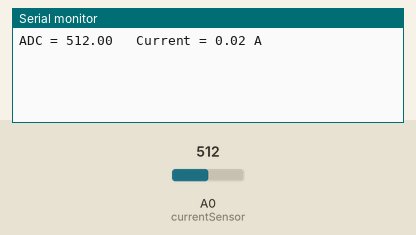
Recording of a sketch running on a simulated Arduino Uno, built with avr-gcc and run on an emulated ATmega328P. Shown: the last lines printed to the serial monitor. Inputs (shaded band) come from the test bench; at power-on: A0 (currentSensor) = 512.

Above: at 1.2 s.
1.3 s: A0 (currentSensor) set to 716
At 1.3 s:
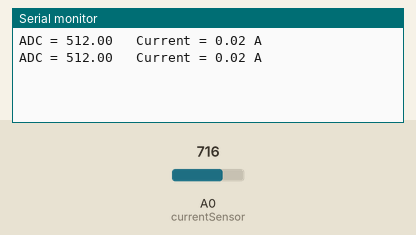
2.8 s: A0 (currentSensor) set to 900
At 3.5 s:
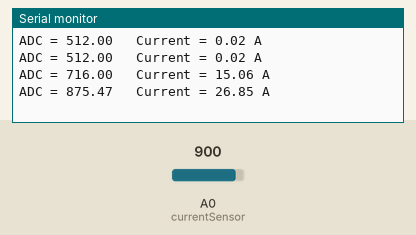
Timing chart, 0 to 5.8 s (numbered marks = the images above; inputs shaded):
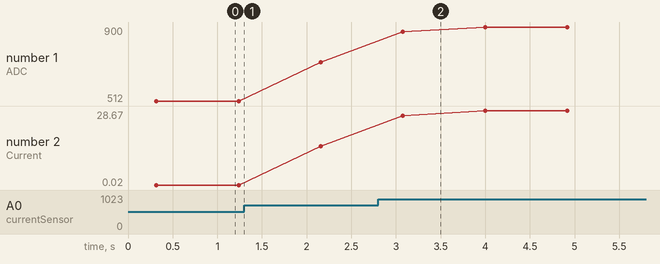

The sketch:

Current_Sensor.ino
```cpp
int currentSensor=A0;
float sample = 0.0;
float actualAmp = 0.0;
void setup()
{
  Serial.begin(9600);//baud rate

}

void loop()
{
  for(int i=0; i<150; ++i)
  {
    int temp=analogRead(currentSensor);
    //Serial.println(temp);
    sample+=temp;
    delay(2);
  }
  sample/=150;//average of all the samples
  float val = (4.88*sample)/1000;
  float actualVolt = val-2.5;//offset
  actualVolt *=actualVolt;//square the value
  actualVolt = sqrt(actualVolt);//to get rms value
  actualAmp = (actualVolt*1000)/66.0;//66mVperAmp
  Serial.print("ADC = ");
  Serial.print(sample);
  Serial.print("\t Current = ");
  Serial.print(actualAmp);
  Serial.println(" A");

  delay(600);//assuming 100m for calc
  sample = 0;
  actualAmp = 0;
}
```

Measured:
- after the input at 2.8 s, the serial monitor: prints a new line after 0.28 s (image 2)
- plotted number 1: 512 → 716 after the input at 1.3 s, 716 → 900 after the input at 2.8 s
- plotted number 2: 0.02 → 15.06 after the input at 1.3 s, 15.06 → 28.67 after the input at 2.8 s
